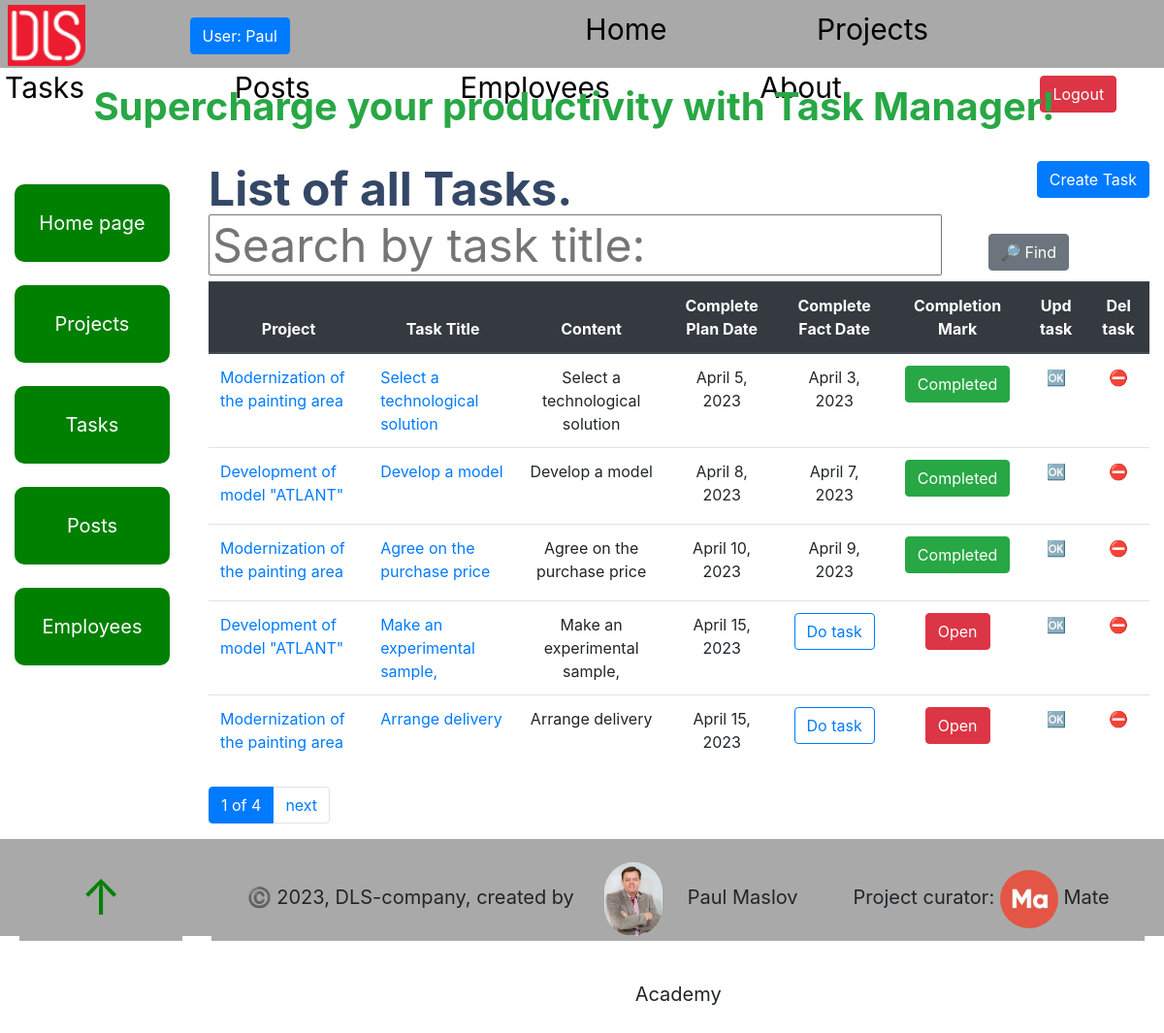
The app's page /tasks/ (signed in) with its own data.
### task_manager/models.py (models this page shows, shortened)
class Employee(AbstractUser, ModelMeta):
    photo = models.ImageField(upload_to="static/foto_users/", blank=True)
    position = models.ForeignKey(
        Position,
        null=True,
        blank=True,
        on_delete=models.CASCADE,
        related_name="employees"
    )
    class Meta:
        ordering = ["username"]
        verbose_name = "employee"
        verbose_name_plural = "employees"
    _metadata = {
           'photo': 'get_meta_photo',
    }

class Task(models.Model):
    PRIORITY_CHOICES = (
        ("A", "Urgent"),
        ("B", "No_delay"),
        ("C", "Need"),
    )
    name = models.CharField(max_length=255)
    description = models.TextField(null=True, blank=True)
    created_time = models.DateTimeField(auto_now_add=True)
    deadline = models.DateField(null=True, blank=True)
    fact_date = models.DateField(null=True, blank=True)
    is_completed = models.BooleanField()
    priority = models.CharField(
        max_length=1,
        choices=PRIORITY_CHOICES,
        default="B"
    )
    project = models.ForeignKey(
        Project,
        on_delete=models.CASCADE,
        related_name="task"
    )
    assignees = models.ManyToManyField(Employee, related_name="task")
    class Meta:
        ordering = ["deadline", "priority"]

class Project(models.Model):
    name = models.CharField(max_length=255)
    description = models.TextField(null=True, blank=True)
    created_time = models.DateTimeField(auto_now_add=True)
    deadline = models.DateField(null=True, blank=True)
    fact_date = models.DateField(null=True, blank=True)
    is_completed = models.BooleanField()
    owner = models.ForeignKey(
        Employee,
        on_delete=models.CASCADE,
        related_name="project",
    )
    team = models.ForeignKey(
        Team,
        on_delete=models.CASCADE,
    )
    project_type = models.ForeignKey(
        ProjectType,
        on_delete=models.CASCADE,
    )
    class Meta:
        ordering = ["deadline"]

### task_manager/views.py (the view)
# urls.py: path("tasks/", TaskListView.as_view(), name="task-list"),
class TaskListView(LoginRequiredMixin, generic.ListView):
    model = Task
    paginate_by = 5
    queryset = Task.objects.select_related(
        "project"
    ).prefetch_related("assignees").order_by("deadline")
    success_url = reverse_lazy("task_manager:task-list")
    def get_context_data(self, *, object_list=None, **kwargs):
        context = super(TaskListView, self).get_context_data(**kwargs)
        name = self.request.GET.get("name", "")
        context["search_form"] = TaskSearchForm(
            initial={"name": name}
        )
        return context
    def get_queryset(self):
        queryset = Task.objects.all()
        form = TaskSearchForm(self.request.GET)
        if form.is_valid():
            return queryset.filter(
                name__icontains=form.cleaned_data["name"]
            )
        return queryset

### task_manager/forms.py
class TaskSearchForm(forms.Form):
    name = forms.CharField(
        max_length=70,
        required=False,
        label="",
        widget=forms.TextInput(attrs={"placeholder": "Search by task title:"})
    )

### task_manager/templatetags/query_transform.py (called while the page is built)
@register.simple_tag
def query_transform(request, **kwargs):
    updated = request.GET.copy()
    for key, value in kwargs.items():
        if value is not None:
            updated[key] = value
        else:
            updated.pop(key, 0)
    return updated.urlencode()

### templates/task_manager/task_list.html
{% extends "base.html" %}
{% block content %}
  <h1>
    <strong>List of all Tasks.</strong>
    <a
      class="btn btn-primary"
      style="float: right"
      href="{% url 'task_manager:task-create' %}">
      Create Task
    </a>
    <span>
      {% block search %}
        {% include "includes/search.html" %}
      {% endblock %}
    </span>
  </h1>
  <table class="table">
    <thead class="thead-dark">
      <tr class="text-center">
        <th scope="col">Project</th>
        <th scope="col">Task Title</th>
        <th scope="col">Content</th>
        <th scope="col">Complete Plan Date</th>
        <th scope="col">Complete Fact Date</th>
        <th scope="col">Completion Mark</th>
        <th scope="col">Upd task</th>
        <th scope="col">Del task</th>
      </tr>
    </thead>
    <tbody>
      {% for task in task_list %}
      <tr>
        <td><a href="{% url 'task_manager:project-detail' pk=task.project.id %}">{{ task.project.name }}</a></td>
        <td><a href="{% url 'task_manager:task-detail' pk=task.id %}">{{ task.name }}</a></td>
        <td class="text-center">{{ task.description }}</td>
        <td class="text-center">{{ task.deadline }}</td>
        <td class="text-center">
          {% if task.fact_date %}
            {{ task.fact_date }}
            {% else %}
            <a href="{% url 'task_manager:task-detail' pk=task.id %}" class="btn btn-outline-primary">Do task</a>
         {% endif %}
        </td>
        <td class="text-center">
          {% if task.is_completed %}
            <p class="btn btn-success">Completed</p>
            {% else %}
            <p class="btn btn-danger">Open</p>
          {% endif %}
        </td>
        <td class="text-center">
          <a href="{% url 'task_manager:task-update' pk=task.id %}">
            🆗
          </a>
        </td>
        <td class="text-center">
          <a href="{% url 'task_manager:task-delete' pk=task.id %}">
            ⛔️
          </a>
        </td>
      </tr>
      {% endfor %}
    </tbody>
  </table>
{% endblock %}

### templates/includes/navigation.html
{% load static %}
  <span class="logo">
    <a href="https://dls.ua/">
      <img src="{% static 'images/logodls.png'%}" alt="DLS logo">
    </a>
  </span>
   {% if user.is_authenticated %}
     <a
       class="login btn btn-primary"
       href="{% url 'task_manager:employee-detail' pk=user.id %}">
       User: {{ user.username }}
     </a>
     <div class="nav">
       <a class="nav__link" href="{% url 'task_manager:index' %}">Home</a>
       <a class="nav__link" href="{% url 'task_manager:project-list' %}">Projects</a>
       <a class="nav__link" href="{% url 'task_manager:task-list' %}">Tasks</a>
       <a class="nav__link" href="{% url 'task_manager:post-list' %}">Posts</a>
       <a class="nav__link" href="{% url 'task_manager:employee-list' %}">Employees</a>
       <a class="nav__link" href="{% url 'task_manager:about' %}">About</a>
     </div>
     <a class="btn btn-danger" href="{% url 'logout' %}">Logout</a>
   {% else %}
      <a class="login btn btn-success" href="{% url 'login' %}">Login</a>
      <div class="nav">
        <a class="nav__link" href="{% url 'task_manager:index' %}">Home</a>
        <a class="nav__link" href="{% url 'task_manager:about' %}">About</a>
      </div>
   {% endif %}

### static/css/styles.css (style rules this page uses)
html { scroll-behavior: smooth; }
body { margin: 0; padding: 0; box-sizing: border-box; --header-height: 70px; --footer-height: 100px; --button-height: 100px; --button-width: 100px; --bs-blue: #63B3ED; --bs-indigo: #596CFF; --bs-purple: #6f42c1; --bs-pink: #d63384; --bs-red: #F56565; --bs-orange: #fd7e14; --bs-yellow: #FBD38D; --bs-green: #81E6D9; --bs-teal: #20c997; --bs-cyan: #0dcaf0; --bs-white: #fff; --bs-gray: #6c757d; --bs-gray-dark: #343a40; --bs-gray-100: #f8f9fa; --bs-gray-200: #f0f2f5; --bs-gray-300: #dee2e6; --bs-gray-400: #ced4da; --bs-gray-500: #adb5bd; --bs-gray-600: #6c757d; --bs-gray-700: #495057; --bs-gray-800: #343a40; --bs-gray-900: #212529; --bs-primary: #e91e63; --bs-secondary: #7b809a; --bs-success: #4CAF50; --bs-info: #1A73E8; --bs-warning: #fb8c00; --bs-danger: #F44335; --bs-light: #f0f2f5; --bs-dark: #344767; --bs-primary-rgb: 233, 30, 99; --bs-secondary-rgb: 123, 128, 154; --bs-success-rgb: 76, 175, 80; --bs-info-rgb: 26, 115, 232; --bs-warning-rgb: 251, 140, 0; --bs-danger-rgb: 244, 67, 53; --bs-light-rgb: 240, 242, 245; --bs-dark-rgb: 52, 71, 103; --bs-white-rgb: 255, 255, 255; --bs-black-rgb: 0, 0, 0; --bs-body-color-rgb: 123, 128, 154; --bs-body-bg-rgb: 255, 255, 255; --bs-font-sans-serif: "Roboto", Helvetica, Arial, sans-serif; --bs-font-monospace: SFMono-Regular, Menlo, Monaco, Consolas, "Liberation Mono", "Courier New", monospace; --bs-gradient: linear-gradient(180deg, rgba(255, 255, 255, 0.15), rgba(255, 255, 255, 0)); --bs-body-font-family: var(--bs-font-sans-serif); --bs-body-font-size: 1rem; --bs-body-font-weight: 400; --bs-body-line-height: 1.5; --bs-body-color: #7b809a; --bs-body-bg: #fff; --bs-border-width: 1px; --bs-border-style: solid; --bs-border-color: #dee2e6; --bs-border-color-translucent: rgba(0, 0, 0, 0.175); --bs-border-radius: 0.375rem; --bs-border-radius-sm: 0.125rem; --bs-border-radius-lg: 0.5rem; --bs-border-radius-xl: 0.75rem; --bs-border-radius-2xl: 1rem; --bs-border-radius-pill: 50rem; --bs-heading-color: #344767; --bs-link-color: #e91e63; --bs-link-hover-color: #e91e63; --bs-code-color: #d63384; --bs-highlight-bg: #fcf8e3; }
.nav { margin-right: 50px; display: inline; }
.nav__link { margin-right: 150px; display: inline-block; font-size: 30px; color: black; text-decoration: burlywood; }
.logo { margin-right: 100px; padding: 3px; }
.logo img { width: 80px; }
.login { margin-right: 300px; }
h1, .h1, h2, .h2, h3, .h3, h4, .h4, h5, .h5, h6, .h6 { margin-top: 0; margin-bottom: 0.3rem; font-weight: 400; line-height: 1.2; color: var(--bs-heading-color); }
h1, .h1 { font-size: calc(1.425rem + 2.1vw); }

### records on screen
Employee: username "Paul"
Task: project.name "Modernization of the painting area", name "Select a technological solution", description "Select a technological solution", deadline "April 5, 2023", fact_date "April 3, 2023", is_completed "Completed"
Task: project.name "Development of model \"ATLANT\"", name "Develop a model", description "Develop a model", deadline "April 8, 2023", fact_date "April 7, 2023", is_completed "Completed"
Task: project.name "Modernization of the painting area", name "Agree on the purchase price", description "Agree on the purchase price", deadline "April 10, 2023", fact_date "April 9, 2023", is_completed "Completed"
Task: project.name "Development of model \"ATLANT\"", name "Make an experimental sample,", description "Make an experimental sample,", deadline "April 15, 2023", shows "Do task", is_completed "Open"
Task: project.name "Modernization of the painting area", name "Arrange delivery", description "Arrange delivery", deadline "April 15, 2023", shows "Do task", is_completed "Open"

### other values on screen
{{ page_obj.number }} "1"
{{ paginator.num_pages }} "4"
